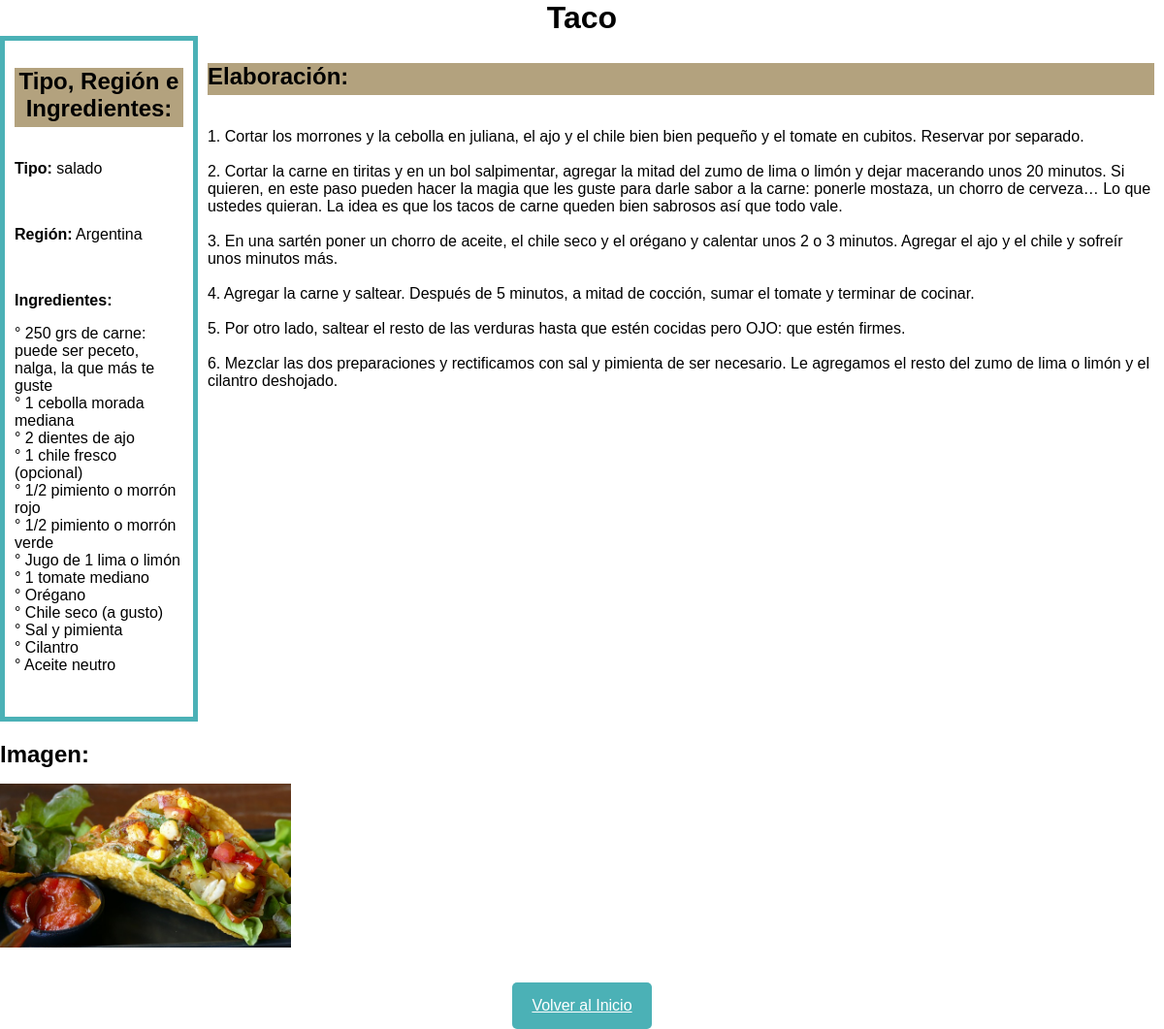
Page /recetas/leer_uno_r.php?id=12 on the committed database.
### tables this page shows
CREATE TABLE `recetas` (
  `id_r` int(11) NOT NULL,
  `nombre_r` varchar(30) DEFAULT NULL,
  `ingredientes` varchar(1000) DEFAULT NULL,
  `elaboracion` varchar(5000) DEFAULT NULL,
  `imagen` varchar(512) DEFAULT NULL,
  `id_tipo` int(11) DEFAULT NULL,
  `id_region` int(11) NOT NULL,
  `usuario` varchar(40) NOT NULL
);

CREATE TABLE `tipos` (
  `id_tipo` int(11) NOT NULL,
  `nombre_t` varchar(30) DEFAULT NULL
);

CREATE TABLE `region` (
  `id_region` int(11) NOT NULL,
  `pais` varchar(30) DEFAULT NULL
);

### recetas/leer_uno_r.php (the view, shortened to what this page needs)
<!DOCTYPE HTML>
<html>
<head>
    <link rel="stylesheet" href="../css/estilo.css">
</head>
<body>
        <?php
            $id=isset($_GET['id']) ? $_GET['id'] : die('ERROR: El ID de la receta no se encuentra.');
            include '..\Configuracion/bd_r.php';
            try {
                $consulta = "SELECT recetas.*, tipos.nombre_t, region.pais, recetas.nombre_r, recetas.ingredientes, recetas.elaboracion FROM recetas
                INNER JOIN tipos ON recetas.id_tipo = tipos.id_tipo INNER JOIN region on recetas.id_region = region.id_region WHERE recetas.id_r =  ? LIMIT 0,1";
                $sentencia = $con->prepare( $consulta);
                $sentencia->bindParam(1, $id);
                $sentencia->execute();
                $fila = $sentencia->fetch(PDO::FETCH_ASSOC);
                $nombre_r = $fila['nombre_r'];
                $ingredientes = $fila['ingredientes'];
                $elaboracion = $fila['elaboracion'];
                $tipo = $fila['nombre_t'];
                $region = $fila['pais'];
                $imagen = htmlspecialchars($fila['imagen'], ENT_QUOTES);
            }
            catch(PDOException $exception){
                die('ERROR: ' . $exception->getMessage());
            }
        ?>
        <div class="contenedor">
        <div class="encabezado-pagina">
            <h1><?php echo htmlspecialchars($nombre_r, ENT_QUOTES); ?></h1>
        </div>
        <div class="contenedor-datos">
             <div class="datos-receta">
                <h2>Tipo, Región e Ingredientes:</h2>
                <p><strong>Tipo:</strong> <?php echo htmlspecialchars($tipo, ENT_QUOTES); ?></p>
                <p><strong>Región:</strong> <?php echo htmlspecialchars($region, ENT_QUOTES); ?></p>
                <p><strong>Ingredientes:</strong></p> <p><?php echo htmlspecialchars($ingredientes, ENT_QUOTES); ?></p>
            </div>
            <div class="elaboracion">
                <h2>Elaboración:</h2>
                <p><?php echo htmlspecialchars($elaboracion, ENT_QUOTES); ?></p>
            </div>
        </div>
        <div class="pie1">
            <h2>Imagen:</h2>
            <p>
                <?php echo $imagen ? "<img src='cargas/{$imagen}' style='width:300px;'/>" : "No se encontró imagen."; ?>
            </p>
        </div>
        <div class="pie">
            <a href='../index.php' class='boton-peligro'>Volver al Inicio</a>
        </div>
    </div>
</body>
</html>

### css/estilo.css (style rules this page uses)
* { box-sizing: border-box; font-family: Verdana, Geneva, Tahoma, sans-serif; }
body { font-family: Verdana, Geneva, Tahoma, sans-serif; margin:0; }
h1,h2,h3, h4, h5, h6 { margin: 0; }
.contenedor { width: 100%; margin: auto; }
img { display: block; width:100%; max-width: 100%; }
.encabezado-pagina { text-align: center; }
.datos-receta { padding: 10px; margin-bottom: 20px; white-space: pre-line; border: 5px solid #4bb1b6; }
.datos-receta h2 { margin-top: 0; padding-bottom: 5px; background-color: #B3A27E; text-align: center; }
.contenedor-datos { display: flex; flex-direction: row; justify-content: space-between; }
.elaboracion { padding: 10px; margin-bottom: 20px; white-space: pre-line; }
.elaboracion h2 { margin-top: 0; padding-bottom: 5px; background-color: #B3A27E; color: bold; }
.pie { text-align: center; }
.boton-peligro { display: inline-block; padding: 10px 20px; font-family: inherit; margin-top: 20px; padding: 15px 20px; border: none; outline: none; color: white; border-radius: 5px; background-color:#4bb1b6; cursor: pointer; }

### rows in the picture
recetas: nombre_r "Taco", id_tipo.nombre_t "salado", id_region.pais "Argentina", ingredientes "° 250 grs de carne: puede ser peceto, nalga, la que más te guste ° 1 cebolla morada mediana ° 2 dientes de ajo ° 1 chile fresco (opcional) ° 1/2 pimiento o morrón rojo ° 1/2 pimiento o morrón verde ° Jugo de 1 lima o limón ° 1 tomate mediano ° Orégano ° Chile seco (a gusto) ° Sal y pimienta ° Cilantro ° Aceite neutro", elaboracion "1. Cortar los morrones y la cebolla en juliana, el ajo y el chile bien bien pequeño y el tomate en cubitos. Reservar por separado. 2. Cortar la carne en tiritas y en un bol salpimentar, agregar la mitad del zumo de lima o limón y dejar macerando unos 20 minutos. Si quieren, en este paso pueden hacer la magia que les guste para darle sabor a la carne: ponerle mostaza, un chorro de cerveza… Lo que ustedes quieran. La idea es que los tacos de carne queden bien sabrosos así que todo vale. 3. En una sartén poner un chorro de aceite, el chile seco y el orégano y calentar unos 2 o 3 minutos. Agregar el ajo y el chile y sofreír unos minutos más. 4. Agregar la carne y saltear. Después de 5 minutos,…", imagen (picture)
